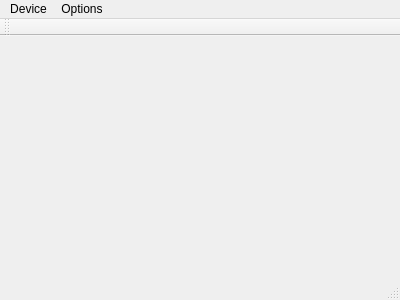
<?xml version="1.0" encoding="UTF-8"?>
<ui version="4.0">
 <class>GroundStation</class>
 <widget class="QMainWindow" name="GroundStation">
  <property name="geometry">
   <rect>
    <x>0</x>
    <y>0</y>
    <width>400</width>
    <height>300</height>
   </rect>
  </property>
  <property name="windowTitle">
   <string>GroundStation</string>
  </property>
  <widget class="QWidget" name="centralWidget"/>
  <widget class="QMenuBar" name="menuBar">
   <property name="geometry">
    <rect>
     <x>0</x>
     <y>0</y>
     <width>400</width>
     <height>21</height>
    </rect>
   </property>
   <widget class="QMenu" name="menuDevice">
    <property name="title">
     <string>Device</string>
    </property>
    <addaction name="actionConnect"/>
    <addaction name="actionDisconnect"/>
   </widget>
   <widget class="QMenu" name="menuOptions">
    <property name="title">
     <string>Options</string>
    </property>
    <addaction name="actionConfigure"/>
   </widget>
   <addaction name="menuDevice"/>
   <addaction name="menuOptions"/>
  </widget>
  <widget class="QToolBar" name="mainToolBar">
   <attribute name="toolBarArea">
    <enum>TopToolBarArea</enum>
   </attribute>
   <attribute name="toolBarBreak">
    <bool>false</bool>
   </attribute>
  </widget>
  <widget class="QStatusBar" name="statusBar"/>
  <action name="actionConnect">
   <property name="text">
    <string>Connect</string>
   </property>
  </action>
  <action name="actionDisconnect">
   <property name="text">
    <string>Disconnect</string>
   </property>
  </action>
  <action name="actionConfigure">
   <property name="text">
    <string>Configure</string>
   </property>
  </action>
 </widget>
 <layoutdefault spacing="6" margin="11"/>
 <resources/>
 <connections/>
</ui>
